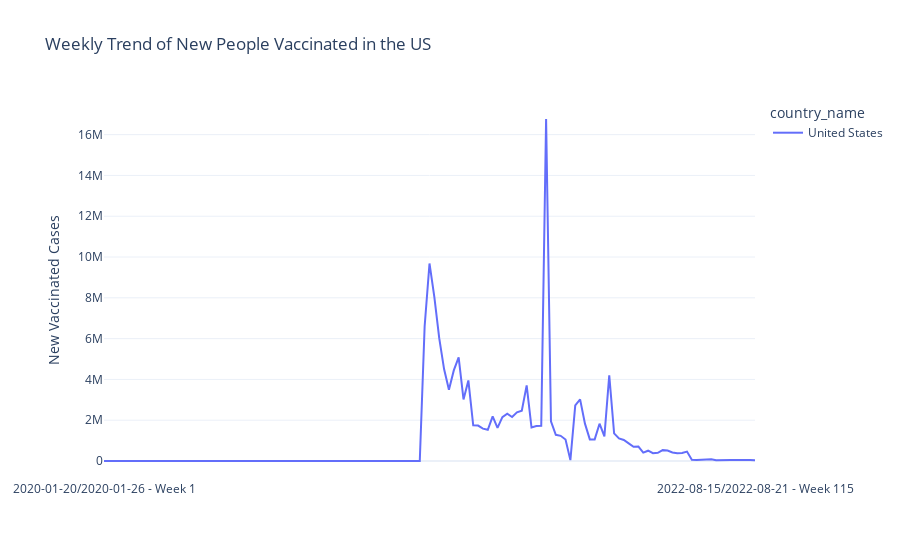

Write notebook code for a chart like this one.
### Markdown cell above
4.What is the trend of new new people fully vaccinated over time for the US?

### Code cell
#Filtering data
a = df['country_name'] == 'United States'
filtered_df = df[a]


# Plot the filtered data
fig = px.line(filtered_df, 
              x="week", 
              y="new_persons_fully_vaccinated", 
              color="country_name",
              title="Weekly Trend of New People Vaccinated in the US ",
              labels={"week": "", "new_persons_fully_vaccinated": "New Vaccinated Cases"},
              template="plotly_white")


# Update x-axis to show only the first and last weeks
first_week = filtered_df['week'].min()
last_week = filtered_df['week'].max()

fig.update_xaxes(
    tickangle=0,
    tickvals=[first_week, last_week],
    ticktext=[f'{first_week} - Week 1',f'{last_week} - Week 115']
)

fig.show()

### Figure 1 — Plotly figure (JSON) as saved in the notebook; plotly's stock layout.template omitted (floating-point values rounded to 4 significant figures; data arrays with more than 128 entries replaced by an {"elided": "..."} marker saying what was removed)
{"data": [{"hovertemplate": "country_name=United States<br>=%{x}<br>New Vaccinated Cases=%{y}<extra></extra>", "legendgroup": "United States", "line": {"color": "#636efa", "dash": "solid"}, "marker": {"symbol": "circle"}, "mode": "lines", "name": "United States", "orientation": "v", "showlegend": true, "type": "scatter", "x": {"elided": "135 str values"}, "xaxis": "x", "y": {"elided": "135 int values"}, "yaxis": "y"}], "layout": {"legend": {"title": {"text": "country_name"}, "tracegroupgap": 0}, "title": {"text": "Weekly Trend of New People Vaccinated in the US "}, "xaxis": {"anchor": "y", "domain": [0, 1], "tickangle": 0, "ticktext": ["2020-01-20/2020-01-26 - Week 1", "2022-08-15/2022-08-21 - Week 115"], "tickvals": ["2020-01-20/2020-01-26", "2022-08-15/2022-08-21"], "title": {"text": ""}}, "yaxis": {"anchor": "x", "domain": [0, 1], "title": {"text": "New Vaccinated Cases"}}}}
